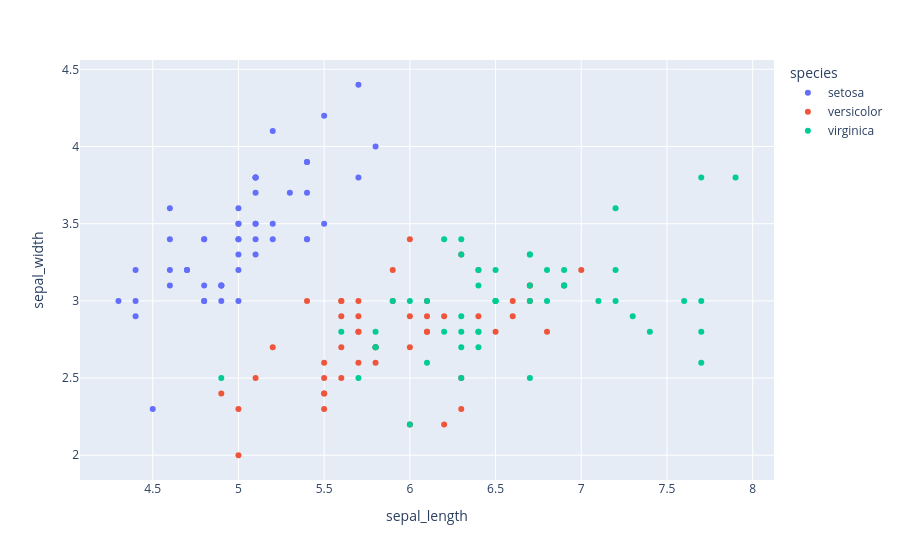

Write notebook code for a chart like this one.
### Code cell
px.scatter(df, x="sepal_length", y="sepal_width", color="species")

### Figure 1 — Plotly figure (JSON) as saved in the notebook; plotly's stock layout.template omitted (floating-point values rounded to 4 significant figures)
{"data": [{"hovertemplate": "species=setosa<br>sepal_length=%{x}<br>sepal_width=%{y}<extra></extra>", "legendgroup": "setosa", "marker": {"color": "#636efa", "symbol": "circle"}, "mode": "markers", "name": "setosa", "orientation": "v", "showlegend": true, "type": "scatter", "x": [5.1, 4.9, 4.7, 4.6, 5.0, 5.4, 4.6, 5.0, 4.4, 4.9, 5.4, 4.8, 4.8, 4.3, 5.8, 5.7, 5.4, 5.1, 5.7, 5.1, 5.4, 5.1, 4.6, 5.1, 4.8, 5.0, 5.0, 5.2, 5.2, 4.7, 4.8, 5.4, 5.2, 5.5, 4.9, 5.0, 5.5, 4.9, 4.4, 5.1, 5.0, 4.5, 4.4, 5.0, 5.1, 4.8, 5.1, 4.6, 5.3, 5.0], "xaxis": "x", "y": [3.5, 3.0, 3.2, 3.1, 3.6, 3.9, 3.4, 3.4, 2.9, 3.1, 3.7, 3.4, 3.0, 3.0, 4.0, 4.4, 3.9, 3.5, 3.8, 3.8, 3.4, 3.7, 3.6, 3.3, 3.4, 3.0, 3.4, 3.5, 3.4, 3.2, 3.1, 3.4, 4.1, 4.2, 3.1, 3.2, 3.5, 3.1, 3.0, 3.4, 3.5, 2.3, 3.2, 3.5, 3.8, 3.0, 3.8, 3.2, 3.7, 3.3], "yaxis": "y"}, {"hovertemplate": "species=versicolor<br>sepal_length=%{x}<br>sepal_width=%{y}<extra></extra>", "legendgroup": "versicolor", "marker": {"color": "#EF553B", "symbol": "circle"}, "mode": "markers", "name": "versicolor", "orientation": "v", "showlegend": true, "type": "scatter", "x": [7.0, 6.4, 6.9, 5.5, 6.5, 5.7, 6.3, 4.9, 6.6, 5.2, 5.0, 5.9, 6.0, 6.1, 5.6, 6.7, 5.6, 5.8, 6.2, 5.6, 5.9, 6.1, 6.3, 6.1, 6.4, 6.6, 6.8, 6.7, 6.0, 5.7, 5.5, 5.5, 5.8, 6.0, 5.4, 6.0, 6.7, 6.3, 5.6, 5.5, 5.5, 6.1, 5.8, 5.0, 5.6, 5.7, 5.7, 6.2, 5.1, 5.7], "xaxis": "x", "y": [3.2, 3.2, 3.1, 2.3, 2.8, 2.8, 3.3, 2.4, 2.9, 2.7, 2.0, 3.0, 2.2, 2.9, 2.9, 3.1, 3.0, 2.7, 2.2, 2.5, 3.2, 2.8, 2.5, 2.8, 2.9, 3.0, 2.8, 3.0, 2.9, 2.6, 2.4, 2.4, 2.7, 2.7, 3.0, 3.4, 3.1, 2.3, 3.0, 2.5, 2.6, 3.0, 2.6, 2.3, 2.7, 3.0, 2.9, 2.9, 2.5, 2.8], "yaxis": "y"}, {"hovertemplate": "species=virginica<br>sepal_length=%{x}<br>sepal_width=%{y}<extra></extra>", "legendgroup": "virginica", "marker": {"color": "#00cc96", "symbol": "circle"}, "mode": "markers", "name": "virginica", "orientation": "v", "showlegend": true, "type": "scatter", "x": [6.3, 5.8, 7.1, 6.3, 6.5, 7.6, 4.9, 7.3, 6.7, 7.2, 6.5, 6.4, 6.8, 5.7, 5.8, 6.4, 6.5, 7.7, 7.7, 6.0, 6.9, 5.6, 7.7, 6.3, 6.7, 7.2, 6.2, 6.1, 6.4, 7.2, 7.4, 7.9, 6.4, 6.3, 6.1, 7.7, 6.3, 6.4, 6.0, 6.9, 6.7, 6.9, 5.8, 6.8, 6.7, 6.7, 6.3, 6.5, 6.2, 5.9], "xaxis": "x", "y": [3.3, 2.7, 3.0, 2.9, 3.0, 3.0, 2.5, 2.9, 2.5, 3.6, 3.2, 2.7, 3.0, 2.5, 2.8, 3.2, 3.0, 3.8, 2.6, 2.2, 3.2, 2.8, 2.8, 2.7, 3.3, 3.2, 2.8, 3.0, 2.8, 3.0, 2.8, 3.8, 2.8, 2.8, 2.6, 3.0, 3.4, 3.1, 3.0, 3.1, 3.1, 3.1, 2.7, 3.2, 3.3, 3.0, 2.5, 3.0, 3.4, 3.0], "yaxis": "y"}], "layout": {"legend": {"title": {"text": "species"}, "tracegroupgap": 0}, "margin": {"t": 60}, "xaxis": {"anchor": "y", "domain": [0, 1], "title": {"text": "sepal_length"}}, "yaxis": {"anchor": "x", "domain": [0, 1], "title": {"text": "sepal_width"}}}}
